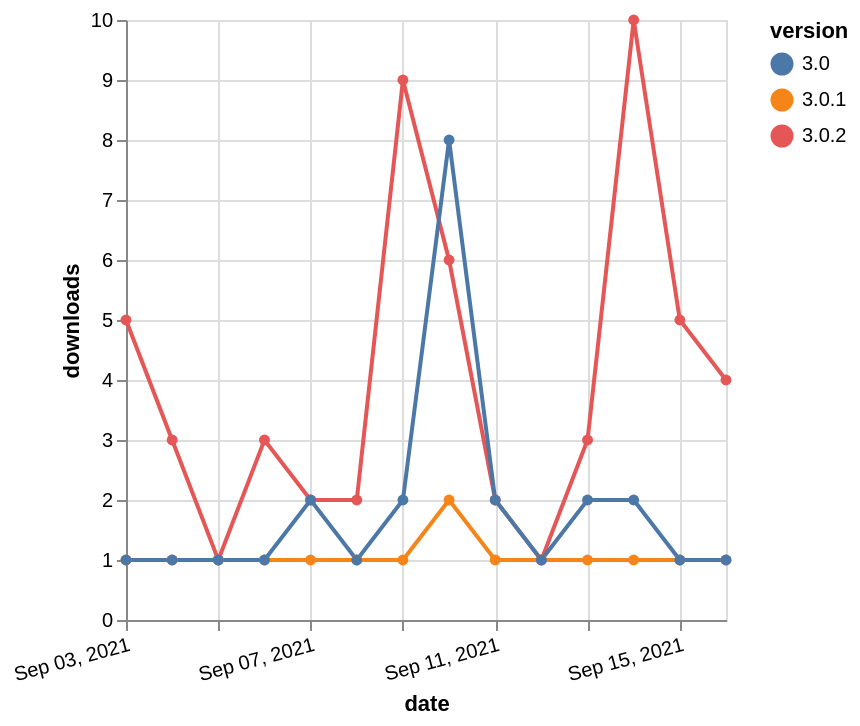

The Vega-Lite source for this figure:
### Vega-Lite specification from a JSON file in a GitHub repository (floating-point values rounded to 4 significant figures)
{"$schema": "https://vega.github.io/schema/vega-lite/v5.json", "description": "A simple bar chart with embedded data.", "data": {"values": [{"date": "2021-09-03", "total": 1176, "delta": 5, "version": "3.0.2"}, {"date": "2021-09-04", "total": 1179, "delta": 3, "version": "3.0.2"}, {"date": "2021-09-05", "total": 1180, "delta": 1, "version": "3.0.2"}, {"date": "2021-09-06", "total": 1183, "delta": 3, "version": "3.0.2"}, {"date": "2021-09-07", "total": 1185, "delta": 2, "version": "3.0.2"}, {"date": "2021-09-08", "total": 1187, "delta": 2, "version": "3.0.2"}, {"date": "2021-09-09", "total": 1196, "delta": 9, "version": "3.0.2"}, {"date": "2021-09-10", "total": 1202, "delta": 6, "version": "3.0.2"}, {"date": "2021-09-11", "total": 1204, "delta": 2, "version": "3.0.2"}, {"date": "2021-09-12", "total": 1205, "delta": 1, "version": "3.0.2"}, {"date": "2021-09-13", "total": 1208, "delta": 3, "version": "3.0.2"}, {"date": "2021-09-14", "total": 1218, "delta": 10, "version": "3.0.2"}, {"date": "2021-09-15", "total": 1223, "delta": 5, "version": "3.0.2"}, {"date": "2021-09-16", "total": 1227, "delta": 4, "version": "3.0.2"}, {"date": "2021-09-03", "total": 601, "delta": 1, "version": "3.0.1"}, {"date": "2021-09-04", "total": 602, "delta": 1, "version": "3.0.1"}, {"date": "2021-09-05", "total": 603, "delta": 1, "version": "3.0.1"}, {"date": "2021-09-06", "total": 604, "delta": 1, "version": "3.0.1"}, {"date": "2021-09-07", "total": 605, "delta": 1, "version": "3.0.1"}, {"date": "2021-09-08", "total": 606, "delta": 1, "version": "3.0.1"}, {"date": "2021-09-09", "total": 607, "delta": 1, "version": "3.0.1"}, {"date": "2021-09-10", "total": 609, "delta": 2, "version": "3.0.1"}, {"date": "2021-09-11", "total": 610, "delta": 1, "version": "3.0.1"}, {"date": "2021-09-12", "total": 611, "delta": 1, "version": "3.0.1"}, {"date": "2021-09-13", "total": 612, "delta": 1, "version": "3.0.1"}, {"date": "2021-09-14", "total": 613, "delta": 1, "version": "3.0.1"}, {"date": "2021-09-15", "total": 614, "delta": 1, "version": "3.0.1"}, {"date": "2021-09-16", "total": 615, "delta": 1, "version": "3.0.1"}, {"date": "2021-09-03", "total": 1118, "delta": 1, "version": "3.0"}, {"date": "2021-09-04", "total": 1119, "delta": 1, "version": "3.0"}, {"date": "2021-09-05", "total": 1120, "delta": 1, "version": "3.0"}, {"date": "2021-09-06", "total": 1121, "delta": 1, "version": "3.0"}, {"date": "2021-09-07", "total": 1123, "delta": 2, "version": "3.0"}, {"date": "2021-09-08", "total": 1124, "delta": 1, "version": "3.0"}, {"date": "2021-09-09", "total": 1126, "delta": 2, "version": "3.0"}, {"date": "2021-09-10", "total": 1134, "delta": 8, "version": "3.0"}, {"date": "2021-09-11", "total": 1136, "delta": 2, "version": "3.0"}, {"date": "2021-09-12", "total": 1137, "delta": 1, "version": "3.0"}, {"date": "2021-09-13", "total": 1139, "delta": 2, "version": "3.0"}, {"date": "2021-09-14", "total": 1141, "delta": 2, "version": "3.0"}, {"date": "2021-09-15", "total": 1142, "delta": 1, "version": "3.0"}, {"date": "2021-09-16", "total": 1143, "delta": 1, "version": "3.0"}]}, "width": "container", "mark": {"type": "line", "point": {"filled": true}}, "encoding": {"x": {"field": "date", "type": "temporal", "timeUnit": "yearmonthdate", "title": "date", "axis": {"labelAngle": -15}}, "y": {"field": "delta", "type": "quantitative", "title": "downloads"}, "color": {"field": "version", "type": "nominal"}, "tooltip": {"field": "delta"}}}
